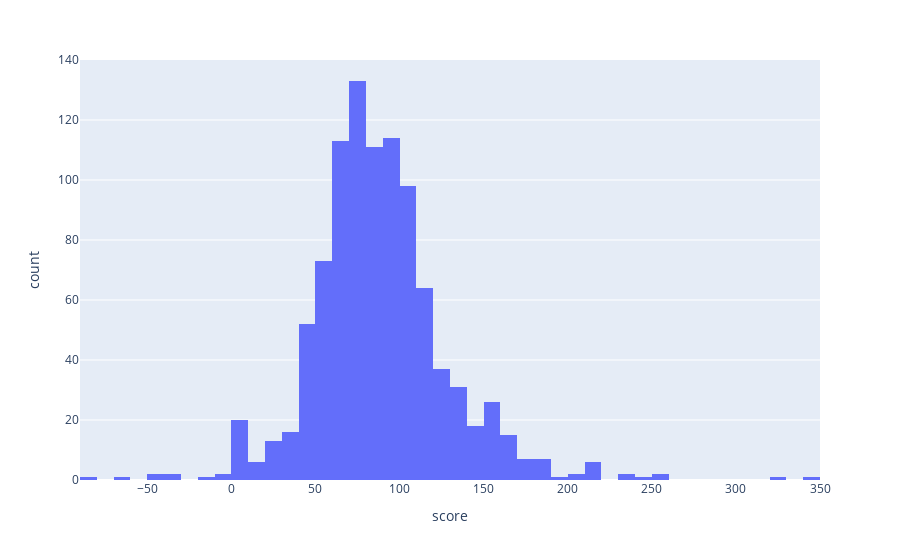

Notebook code for this chart:
### Code cell
px.histogram(Meias, x='score').show()

### Figure 1 — Plotly figure (JSON) as saved in the notebook; plotly's stock layout.template omitted (floating-point values rounded to 4 significant figures; data arrays with more than 128 entries replaced by an {"elided": "..."} marker saying what was removed)
{"data": [{"alignmentgroup": "True", "bingroup": "x", "hovertemplate": "score=%{x}<br>count=%{y}<extra></extra>", "legendgroup": "", "marker": {"color": "#636efa", "pattern": {"shape": ""}}, "name": "", "offsetgroup": "", "orientation": "v", "showlegend": false, "type": "histogram", "x": {"elided": "979 float values"}, "xaxis": "x", "yaxis": "y"}], "layout": {"barmode": "relative", "legend": {"tracegroupgap": 0}, "margin": {"t": 60}, "xaxis": {"anchor": "y", "domain": [0, 1], "title": {"text": "score"}}, "yaxis": {"anchor": "x", "domain": [0, 1], "title": {"text": "count"}}}}
